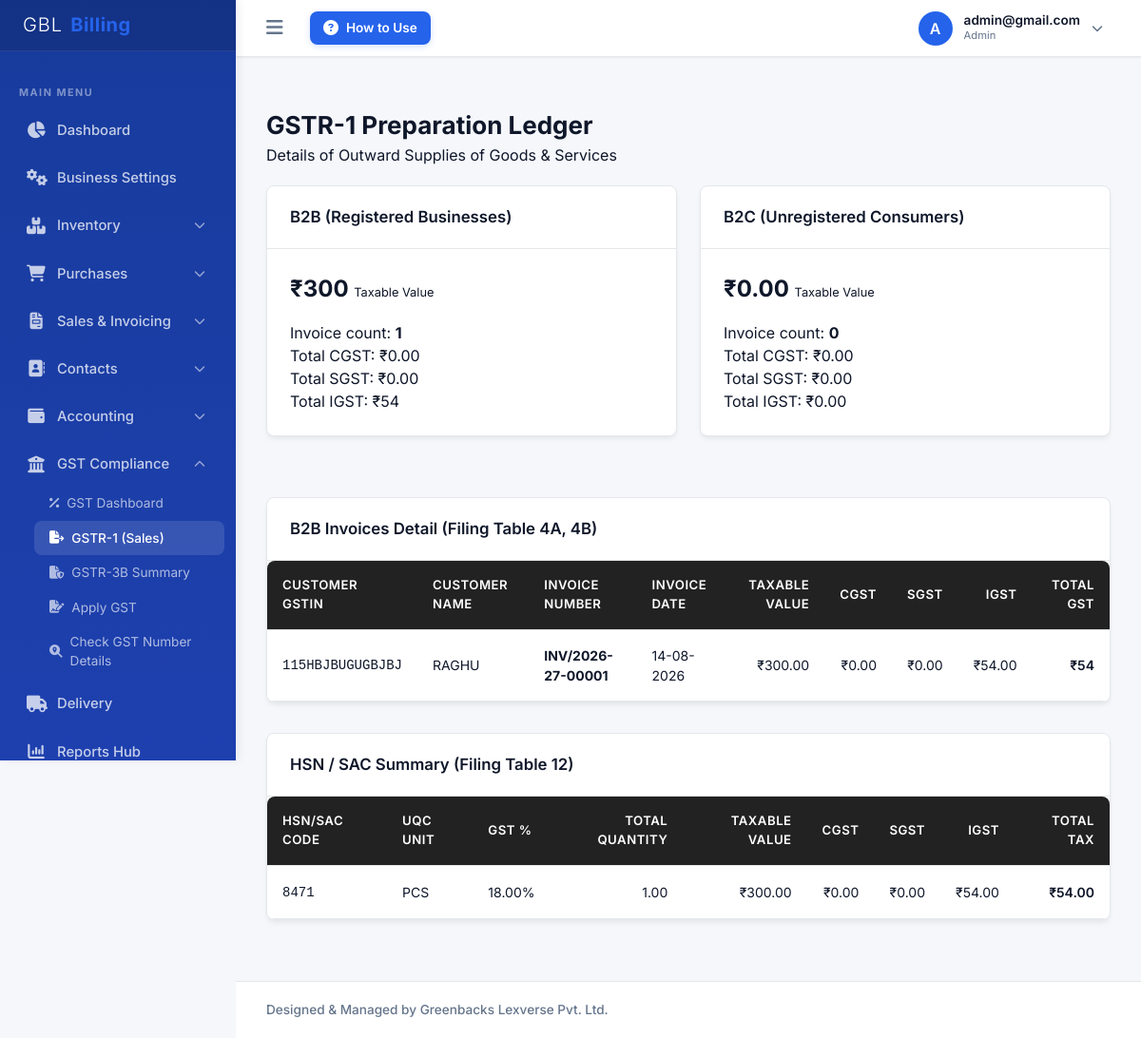
The app's page /company/gst/gstr1/ (signed in) with its own data.
### billing/models.py (models this page shows, shortened)
class CustomUser(AbstractUser):
    ROLE_CHOICES = [
        ('SUPERADMIN', 'System Superadmin'),  # For Admin Panel Owner
        ('ADMIN', 'Company Admin'),           # Company Owner
        ('ACCOUNTANT', 'Accountant'),
        ('BILLING_STAFF', 'Billing Staff'),
        ('SALES_STAFF', 'Sales Staff'),
        ('INVENTORY_STAFF', 'Inventory Staff'),
    ]
    company = models.ForeignKey(Company, on_delete=models.CASCADE, null=True, blank=True, related_name='users')
    role = models.CharField(max_length=20, choices=ROLE_CHOICES, default='ADMIN')
    mobile = models.CharField(max_length=15, blank=True, null=True)
    profile_photo = models.ImageField(upload_to='profile_photos/', blank=True, null=True)
    updated_at = models.DateTimeField(auto_now=True, null=True)
    def get_profile_photo_url(self):
        if self.profile_photo:
            try:
                timestamp = int(self.updated_at.timestamp()) if self.updated_at else 1
                return f"{self.profile_photo.url}?v={timestamp}"
            except Exception:
                return self.profile_photo.url
        return None

class GSTTransaction(models.Model):
    TRANSACTION_TYPES = [
        ('SALES', 'Sales Invoice'),
        ('PURCHASE', 'Purchase Bill'),
        ('CREDIT_NOTE', 'Credit Note'),
        ('DEBIT_NOTE', 'Debit Note'),
        ('EXPENSE', 'Expense'),
    ]
    company = models.ForeignKey(Company, on_delete=models.CASCADE)
    transaction_type = models.CharField(max_length=20, choices=TRANSACTION_TYPES)
    reference_id = models.IntegerField()
    reference_no = models.CharField(max_length=100)
    date = models.DateField()
    gstin = models.CharField(max_length=15, blank=True, null=True)
    party_name = models.CharField(max_length=200, blank=True, null=True)
    place_of_supply = models.CharField(max_length=100, blank=True, null=True)
    product_name = models.CharField(max_length=200, blank=True, null=True)
    hsn_sac_code = models.CharField(max_length=20, blank=True, null=True)
    uqc_unit = models.CharField(max_length=20, blank=True, null=True)
    quantity = models.DecimalField(max_digits=12, decimal_places=2, default=Decimal('0.00'))
    taxable_value = models.DecimalField(max_digits=12, decimal_places=2, default=Decimal('0.00'))
    gst_rate = models.DecimalField(max_digits=5, decimal_places=2, default=Decimal('0.00'))
    cgst_amount = models.DecimalField(max_digits=12, decimal_places=2, default=Decimal('0.00'))
    sgst_amount = models.DecimalField(max_digits=12, decimal_places=2, default=Decimal('0.00'))
    igst_amount = models.DecimalField(max_digits=12, decimal_places=2, default=Decimal('0.00'))
    cess_amount = models.DecimalField(max_digits=12, decimal_places=2, default=Decimal('0.00'))
    is_cancelled = models.BooleanField(default=False)
    created_at = models.DateTimeField(auto_now_add=True)
    @property
    def invoice_number(self):
        return self.reference_no
    @property
    def invoice_date(self):
        return self.date
    @property
    def cgst_total(self):
        return self.cgst_amount
    @property
    def sgst_total(self):
        return self.sgst_amount
    @property
    def igst_total(self):
        return self.igst_amount
    @property
    def customer(self):
        class DuckCustomer:
            def __init__(self, gstin, name):
                self.gstin = gstin
                self.name = name
        return DuckCustomer(self.gstin, self.party_name)

### billing/views.py (the view)
# urls.py: path('company/gst/gstr1/', views.GSTR1View.as_view(), name='gst_report_gstr1'),
class GSTR1View(CompanyRequiredMixin, TemplateView):
    template_name = 'company/gst_report_gstr1.html'
    def get_context_data(self, **kwargs):
        context = super().get_context_data(**kwargs)
        company = self.request.user.company
        b2b = GSTTransaction.objects.filter(
            company=company,
            transaction_type__in=['SALES', 'CREDIT_NOTE'],
            is_cancelled=False
        ).exclude(gstin__in=[None, ''])
        context['b2b_invoices'] = b2b
        context['b2b_totals'] = b2b.aggregate(
            taxable=Sum('taxable_value'), cgst=Sum('cgst_amount'),
            sgst=Sum('sgst_amount'), igst=Sum('igst_amount'), count=Count('id')
        )
        b2c = GSTTransaction.objects.filter(
            company=company,
            transaction_type__in=['SALES', 'CREDIT_NOTE'],
            is_cancelled=False,
            gstin__in=[None, '']
        )
        context['b2c_invoices'] = b2c
        context['b2c_totals'] = b2c.aggregate(
            taxable=Sum('taxable_value'), cgst=Sum('cgst_amount'),
            sgst=Sum('sgst_amount'), igst=Sum('igst_amount'), count=Count('id')
        )
        hsn_summary = GSTTransaction.objects.filter(
            company=company,
            transaction_type__in=['SALES', 'CREDIT_NOTE'],
            is_cancelled=False
        ).values('hsn_sac_code', 'uqc_unit', 'gst_rate').annotate(
            total_qty=Sum('quantity'),
            total_taxable=Sum('taxable_value'),
            total_cgst=Sum('cgst_amount'),
            total_sgst=Sum('sgst_amount'),
            total_igst=Sum('igst_amount'),
            total_cess=Sum('cess_amount')
        ).order_by('hsn_sac_code')
        context['hsn_summary'] = hsn_summary
        return context

### billing/context_processors.py (called while the page is built)
def global_gst_states(request):
    return {
        'indian_states': INDIAN_STATES_AND_UTS,
    }

### billing/mixins.py (called while the page is built)
    def dispatch(self, request, *args, **kwargs):
        if not request.user.is_authenticated:
            return self.handle_no_permission()
        if request.user.role == 'SUPERADMIN':
            raise PermissionDenied("System Superadmins cannot access Company Panel.")
        if not request.user.company or not request.user.company.is_active:
            raise PermissionDenied("You do not belong to an active business account.")
        company = request.user.company
        if company.subscription_status == 'SUSPENDED':
            raise PermissionDenied("Your business subscription is suspended. Please contact admin.")
        return super().dispatch(request, *args, **kwargs)

### templates/company/gst_report_gstr1.html (shortened to what this page needs)
{% extends 'base_company.html' %}
{% block sub_gstr1 %}sub-item-active{% endblock %}
{% block content %}
<div class="page-header">
    <div>
        <h1 class="page-title">GSTR-1 Preparation Ledger</h1>
        <p style="color: var(--muted-foreground);">Details of Outward Supplies of Goods & Services</p>
    </div>
</div>
<div style="display: grid; grid-template-columns: 1fr 1fr; gap: 1.5rem; margin-bottom: 2rem;">
    <div class="card-container">
        <div class="card-header"><h3 class="card-title">B2B (Registered Businesses)</h3></div>
        <div class="card-body">
            <div style="font-size: 1.5rem; font-weight: 700; margin-bottom: 1rem;">
                ₹{{ b2b_totals.taxable|default:"0.00" }} <small style="font-size: 0.8rem; font-weight: 400; color: var(--muted-foreground);">Taxable Value</small>
            </div>
            <p>Invoice count: <strong>{{ b2b_totals.count }}</strong></p>
            <p>Total CGST: ₹{{ b2b_totals.cgst|default:"0.00" }}</p>
            <p>Total SGST: ₹{{ b2b_totals.sgst|default:"0.00" }}</p>
            <p>Total IGST: ₹{{ b2b_totals.igst|default:"0.00" }}</p>
        </div>
    </div>
    <div class="card-container">
        <div class="card-header"><h3 class="card-title">B2C (Unregistered Consumers)</h3></div>
        <div class="card-body">
            <div style="font-size: 1.5rem; font-weight: 700; margin-bottom: 1rem;">
                ₹{{ b2c_totals.taxable|default:"0.00" }} <small style="font-size: 0.8rem; font-weight: 400; color: var(--muted-foreground);">Taxable Value</small>
            </div>
            <p>Invoice count: <strong>{{ b2c_totals.count }}</strong></p>
            <p>Total CGST: ₹{{ b2c_totals.cgst|default:"0.00" }}</p>
            <p>Total SGST: ₹{{ b2c_totals.sgst|default:"0.00" }}</p>
            <p>Total IGST: ₹{{ b2c_totals.igst|default:"0.00" }}</p>
        </div>
    </div>
</div>
<div class="card-container">
    <div class="card-header"><h3 class="card-title">B2B Invoices Detail (Filing Table 4A, 4B)</h3></div>
    <div class="table-responsive">
        <table class="custom-table">
            <thead>
                <tr>
                    <th>Customer GSTIN</th>
                    <th>Customer Name</th>
                    <th>Invoice Number</th>
                    <th>Invoice Date</th>
                    <th style="text-align: right;">Taxable Value</th>
                    <th style="text-align: right;">CGST</th>
                    <th style="text-align: right;">SGST</th>
                    <th style="text-align: right;">IGST</th>
                    <th style="text-align: right;">Total GST</th>
                </tr>
            </thead>
            <tbody>
                {% for inv in b2b_invoices %}
                    <tr>
                        <td><code>{{ inv.customer.gstin }}</code></td>
                        <td>{{ inv.customer.name }}</td>
                        <td><strong>{{ inv.invoice_number }}</strong></td>
                        <td>{{ inv.invoice_date|date:"d-m-Y" }}</td>
                        <td style="text-align: right;">₹{{ inv.taxable_value }}</td>
                        <td style="text-align: right;">₹{{ inv.cgst_total }}</td>
                        <td style="text-align: right;">₹{{ inv.sgst_total }}</td>
                        <td style="text-align: right;">₹{{ inv.igst_total }}</td>
                        <td style="text-align: right; font-weight: 600;">
                            ₹{{ inv.cgst_total|add:inv.sgst_total|add:inv.igst_total }}
                        </td>
                    </tr>
                {% empty %}
                    <tr>
                        <td colspan="9" style="text-align: center; color: var(--muted-foreground); padding: 1.5rem;">No B2B sales registered in this cycle.</td>
                    </tr>
                {% endfor %}
            </tbody>
        </table>
    </div>
</div>
<div class="card-container" style="margin-top: 2rem;">
    <div class="card-header"><h3 class="card-title">HSN / SAC Summary (Filing Table 12)</h3></div>
    <div class="table-responsive">
        <table class="custom-table">
            <thead>
                <tr>
                    <th>HSN/SAC Code</th>
                    <th>UQC Unit</th>
                    <th>GST %</th>
                    <th style="text-align: right;">Total Quantity</th>
                    <th style="text-align: right;">Taxable Value</th>
                    <th style="text-align: right;">CGST</th>
                    <th style="text-align: right;">SGST</th>
                    <th style="text-align: right;">IGST</th>
                    <th style="text-align: right;">Total Tax</th>
                </tr>
            </thead>
            <tbody>
                {% for h in hsn_summary %}
                    <tr>
                        <td><code>{{ h.hsn_sac_code|default:"N/A" }}</code></td>
                        <td>{{ h.uqc_unit|default:"NOS" }}</td>
                        <td>{{ h.gst_rate }}%</td>
                        <td style="text-align: right;">{{ h.total_qty|floatformat:2 }}</td>
                        <td style="text-align: right;">₹{{ h.total_taxable|floatformat:2 }}</td>
                        <td style="text-align: right;">₹{{ h.total_cgst|floatformat:2 }}</td>
                        <td style="text-align: right;">₹{{ h.total_sgst|floatformat:2 }}</td>
                        <td style="text-align: right;">₹{{ h.total_igst|floatformat:2 }}</td>
                        <td style="text-align: right; font-weight: 600;">
                            ₹{{ h.total_cgst|add:h.total_sgst|add:h.total_igst|floatformat:2 }}
                        </td>
                    </tr>
                {% empty %}
                    <tr>
                        <td colspan="9" style="text-align: center; color: var(--muted-foreground); padding: 1.5rem;">No HSN summary data recorded yet.</td>
                    </tr>
                {% endfor %}
            </tbody>
        </table>
    </div>
</div>
{% endblock %}

### templates/base.html (shortened to what this page needs)
{% load static %}
<!DOCTYPE html>
<html lang="en">
<head>
    <link href="https://cdnjs.cloudflare.com/ajax/libs/font-awesome/6.4.0/css/all.min.css" rel="stylesheet">
    <link rel="stylesheet" href="{% static 'css/styles.css' %}">
</head>
<body>
    <div class="app-container">
        <aside class="sidebar" id="sidebar">
            <div class="sidebar-header">
                <div class="sidebar-logo">
                    <span style="color: #ffffff; font-weight: 300; letter-spacing: 1px;">GBL</span><span style="color: #2563eb; font-weight: 700; letter-spacing: 0.5px;">Billing</span>
                </div>
            </div>
            <ul class="sidebar-menu">
                {% block sidebar_menu %}{% endblock %}
            </ul>
        </aside>
        <div class="main-wrapper">
            <header class="app-header">
                <div class="header-left">
                    <button type="button" class="toggle-sidebar-btn" id="toggle-sidebar" onclick="toggleAppSidebar(event)" title="Toggle Sidebar">
                        <i class="fa-solid fa-bars"></i>
                    </button>
                    <a href="{% url 'how_to_use' %}" class="btn-how-to-use" title="How to Use - User Guide">
                        <i class="fa-solid fa-circle-question"></i>
                        <span>How to Use</span>
                    </a>
                </div>
                <div class="header-right">
                    <div class="profile-trigger-container" id="profile-area">
                        <div class="user-profile" id="profile-btn">
                            <div class="user-avatar" id="header-user-avatar-box">
                                {% if request.user.get_profile_photo_url %}
                                    <img id="header-user-avatar" src="{{ request.user.get_profile_photo_url }}" alt="Profile" style="width: 100%; height: 100%; object-fit: cover; border-radius: 50%;">
                                {% else %}
                                    <span id="header-user-initial">{{ request.user.username|slice:":1"|upper }}</span>
                                {% endif %}
                            </div>
                            <div class="user-info-text">
                                <div style="font-size: 0.85rem; font-weight: 600; line-height: 1.2;">{{ request.user.username }}</div>
                                <div style="font-size: 0.7rem; color: var(--muted); text-transform: capitalize;">{{ request.user.role|lower }}</div>
                            </div>
                            <i class="fa-solid fa-chevron-down dropdown-arrow"></i>
                        </div>
                    </div>
                </div>
            </header>
            <main class="content-body">
                {% block content %}{% endblock %}
            </main>
            <footer class="app-footer">
                <div style="font-size: 0.85rem; font-weight: 500;">Designed & Managed by Greenbacks Lexverse Pvt. Ltd.</div>
            </footer>
        </div>
    </div>
</body>
</html>

### records on screen
CustomUser: user.username "A", user.username "admin@gmail.com", user.role "Admin"
GSTTransaction: customer.gstin "115HBJBUGUGBJBJ", customer.name "RAGHU", invoice_number "INV/2026-27-00001", invoice_date "14-08-2026", taxable_value "300.00", cgst_total "0.00", sgst_total "0.00", igst_total "54.00", cgst_total|add "54", hsn_sac_code "8471", uqc_unit "PCS", gst_rate "18.00", total_qty "1.00", total_taxable "300.00", total_cgst "0.00", total_sgst "0.00", total_igst "54.00", total_cgst|add "54.00"

### other values on screen
{{ b2b_totals.taxable|default:"0.00" }} "300"
{{ b2b_totals.count }} "1"
{{ b2b_totals.cgst|default:"0.00" }} "0.00"
{{ b2b_totals.sgst|default:"0.00" }} "0.00"
{{ b2b_totals.igst|default:"0.00" }} "54"
{{ b2c_totals.taxable|default:"0.00" }} "0.00"
{{ b2c_totals.count }} "0"
{{ b2c_totals.cgst|default:"0.00" }} "0.00"
{{ b2c_totals.sgst|default:"0.00" }} "0.00"
{{ b2c_totals.igst|default:"0.00" }} "0.00"
